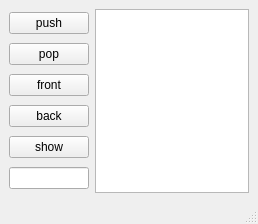
<?xml version="1.0" encoding="UTF-8"?>
<ui version="4.0">
 <class>MainWindow</class>
 <widget class="QMainWindow" name="MainWindow">
  <property name="geometry">
   <rect>
    <x>0</x>
    <y>0</y>
    <width>258</width>
    <height>224</height>
   </rect>
  </property>
  <property name="windowTitle">
   <string>MainWindow</string>
  </property>
  <widget class="QWidget" name="centralwidget">
   <layout class="QGridLayout" name="gridLayout">
    <item row="0" column="0">
     <layout class="QHBoxLayout" name="horizontalLayout">
      <item>
       <layout class="QVBoxLayout" name="verticalLayout">
        <item>
         <widget class="QPushButton" name="addButton">
          <property name="text">
           <string>push</string>
          </property>
         </widget>
        </item>
        <item>
         <widget class="QPushButton" name="deleteButton">
          <property name="text">
           <string>pop</string>
          </property>
         </widget>
        </item>
        <item>
         <widget class="QPushButton" name="backButton">
          <property name="text">
           <string>front</string>
          </property>
         </widget>
        </item>
        <item>
         <widget class="QPushButton" name="frontButton">
          <property name="text">
           <string>back</string>
          </property>
         </widget>
        </item>
        <item>
         <widget class="QPushButton" name="showButton">
          <property name="text">
           <string>show</string>
          </property>
         </widget>
        </item>
        <item>
         <widget class="QLineEdit" name="lineEdit"/>
        </item>
       </layout>
      </item>
      <item>
       <widget class="QListWidget" name="deque_listWidget"/>
      </item>
     </layout>
    </item>
   </layout>
  </widget>
  <widget class="QMenuBar" name="menubar">
   <property name="geometry">
    <rect>
     <x>0</x>
     <y>0</y>
     <width>258</width>
     <height>22</height>
    </rect>
   </property>
  </widget>
  <widget class="QStatusBar" name="statusbar"/>
 </widget>
 <resources/>
 <connections/>
</ui>
